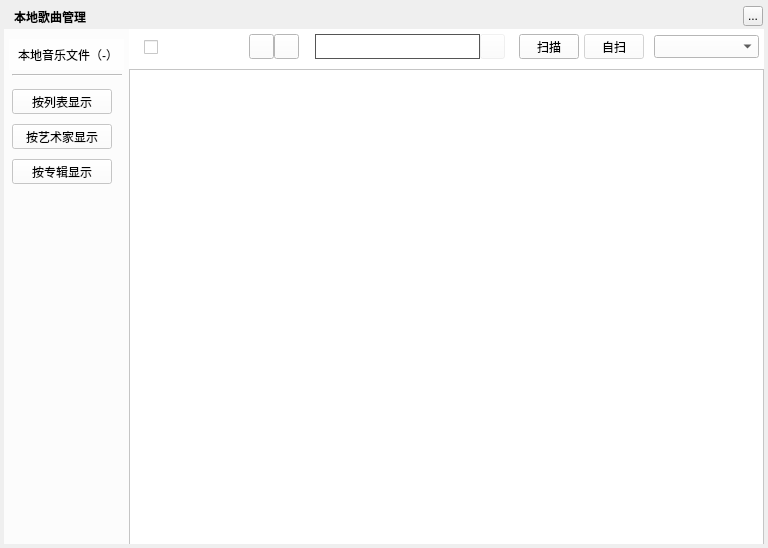
<?xml version="1.0" encoding="UTF-8"?>
<ui version="4.0">
 <class>MusicLocalSongsManagerWidget</class>
 <widget class="QWidget" name="MusicLocalSongsManagerWidget">
  <property name="geometry">
   <rect>
    <x>0</x>
    <y>0</y>
    <width>768</width>
    <height>548</height>
   </rect>
  </property>
  <property name="windowTitle">
   <string>本地歌曲管理</string>
  </property>
  <property name="styleSheet">
   <string notr="true"/>
  </property>
  <widget class="QLabel" name="background">
   <property name="geometry">
    <rect>
     <x>4</x>
     <y>4</y>
     <width>760</width>
     <height>540</height>
    </rect>
   </property>
   <property name="text">
    <string/>
   </property>
  </widget>
  <widget class="QLabel" name="topTitleName">
   <property name="geometry">
    <rect>
     <x>14</x>
     <y>4</y>
     <width>181</width>
     <height>25</height>
    </rect>
   </property>
   <property name="styleSheet">
    <string notr="true">color:&quot;#FFFFFF&quot;;font-weight:bold</string>
   </property>
   <property name="text">
    <string>本地歌曲管理</string>
   </property>
  </widget>
  <widget class="QToolButton" name="topTitleCloseButton">
   <property name="geometry">
    <rect>
     <x>743</x>
     <y>6</y>
     <width>20</width>
     <height>20</height>
    </rect>
   </property>
   <property name="text">
    <string>...</string>
   </property>
  </widget>
  <widget class="QWidget" name="backgroundMask1" native="true">
   <property name="geometry">
    <rect>
     <x>4</x>
     <y>29</y>
     <width>125</width>
     <height>515</height>
    </rect>
   </property>
   <property name="styleSheet">
    <string notr="true">background:rgba(255,255,255,200)</string>
   </property>
   <widget class="QPushButton" name="showlistButton">
    <property name="geometry">
     <rect>
      <x>8</x>
      <y>60</y>
      <width>100</width>
      <height>25</height>
     </rect>
    </property>
    <property name="text">
     <string>按列表显示</string>
    </property>
   </widget>
   <widget class="QPushButton" name="showArtButton">
    <property name="geometry">
     <rect>
      <x>8</x>
      <y>95</y>
      <width>100</width>
      <height>25</height>
     </rect>
    </property>
    <property name="text">
     <string>按艺术家显示</string>
    </property>
   </widget>
   <widget class="QLabel" name="songCountLabel">
    <property name="geometry">
     <rect>
      <x>5</x>
      <y>10</y>
      <width>115</width>
      <height>31</height>
     </rect>
    </property>
    <property name="text">
     <string> 本地音乐文件（-）</string>
    </property>
    <property name="alignment">
     <set>Qt::AlignCenter</set>
    </property>
    <property name="wordWrap">
     <bool>true</bool>
    </property>
   </widget>
   <widget class="Line" name="line">
    <property name="geometry">
     <rect>
      <x>8</x>
      <y>45</y>
      <width>110</width>
      <height>2</height>
     </rect>
    </property>
    <property name="orientation">
     <enum>Qt::Horizontal</enum>
    </property>
   </widget>
   <widget class="QPushButton" name="showAlbumButton">
    <property name="geometry">
     <rect>
      <x>8</x>
      <y>130</y>
      <width>100</width>
      <height>25</height>
     </rect>
    </property>
    <property name="text">
     <string>按专辑显示</string>
    </property>
   </widget>
  </widget>
  <widget class="QWidget" name="toolWidget" native="true">
   <property name="geometry">
    <rect>
     <x>129</x>
     <y>29</y>
     <width>635</width>
     <height>515</height>
    </rect>
   </property>
   <property name="styleSheet">
    <string notr="true">background:white;</string>
   </property>
   <widget class="QCheckBox" name="allSelectedcheckBox">
    <property name="geometry">
     <rect>
      <x>15</x>
      <y>10</y>
      <width>75</width>
      <height>16</height>
     </rect>
    </property>
   </widget>
   <widget class="QToolButton" name="auditionButton">
    <property name="geometry">
     <rect>
      <x>120</x>
      <y>5</y>
      <width>25</width>
      <height>25</height>
     </rect>
    </property>
   </widget>
   <widget class="QToolButton" name="addButton">
    <property name="geometry">
     <rect>
      <x>145</x>
      <y>5</y>
      <width>25</width>
      <height>25</height>
     </rect>
    </property>
   </widget>
   <widget class="QLineEdit" name="searchLineEdit">
    <property name="geometry">
     <rect>
      <x>186</x>
      <y>5</y>
      <width>165</width>
      <height>25</height>
     </rect>
    </property>
    <property name="styleSheet">
     <string notr="true">color:#6495ED;border: 1px solid #555;</string>
    </property>
   </widget>
   <widget class="QPushButton" name="scanButton">
    <property name="geometry">
     <rect>
      <x>390</x>
      <y>5</y>
      <width>60</width>
      <height>25</height>
     </rect>
    </property>
    <property name="text">
     <string>扫描</string>
    </property>
   </widget>
   <widget class="QPushButton" name="searchLineLabel">
    <property name="geometry">
     <rect>
      <x>351</x>
      <y>5</y>
      <width>25</width>
      <height>25</height>
     </rect>
    </property>
    <property name="cursor">
     <cursorShape>PointingHandCursor</cursorShape>
    </property>
    <property name="styleSheet">
     <string notr="true">border-image: url(:/tiny/btn_search_main_hover);
background:rgba(255,255,255,50)</string>
    </property>
    <property name="iconSize">
     <size>
      <width>25</width>
      <height>25</height>
     </size>
    </property>
   </widget>
   <widget class="QComboBox" name="filterComboBox">
    <property name="geometry">
     <rect>
      <x>525</x>
      <y>6</y>
      <width>105</width>
      <height>23</height>
     </rect>
    </property>
   </widget>
   <widget class="QWidget" name="backgroundMask2" native="true">
    <property name="geometry">
     <rect>
      <x>0</x>
      <y>0</y>
      <width>636</width>
      <height>40</height>
     </rect>
    </property>
    <property name="styleSheet">
     <string notr="true">background:rgba(255,255,255,150)</string>
    </property>
    <widget class="QPushButton" name="scanCustButton">
     <property name="geometry">
      <rect>
       <x>455</x>
       <y>5</y>
       <width>60</width>
       <height>25</height>
      </rect>
     </property>
     <property name="text">
      <string>自扫</string>
     </property>
    </widget>
   </widget>
   <widget class="QStackedWidget" name="stackedWidget">
    <property name="geometry">
     <rect>
      <x>0</x>
      <y>40</y>
      <width>635</width>
      <height>480</height>
     </rect>
    </property>
    <widget class="MusicLocalSongsTableWidget" name="songlistsTable"/>
    <widget class="MusicLocalSongsInfoTableWidget" name="songInfoTable"/>
   </widget>
   <zorder>backgroundMask2</zorder>
   <zorder>allSelectedcheckBox</zorder>
   <zorder>auditionButton</zorder>
   <zorder>addButton</zorder>
   <zorder>searchLineEdit</zorder>
   <zorder>scanButton</zorder>
   <zorder>searchLineLabel</zorder>
   <zorder>filterComboBox</zorder>
   <zorder>stackedWidget</zorder>
  </widget>
  <widget class="MusicGifLabelWidget" name="loadingLabel">
   <property name="geometry">
    <rect>
     <x>364</x>
     <y>235</y>
     <width>58</width>
     <height>58</height>
    </rect>
   </property>
   <property name="text">
    <string/>
   </property>
  </widget>
 </widget>
 <customwidgets>
  <customwidget>
   <class>MusicGifLabelWidget</class>
   <extends>QLabel</extends>
   <header>musicgiflabelwidget.h</header>
  </customwidget>
  <customwidget>
   <class>MusicLocalSongsTableWidget</class>
   <extends>QTableWidget</extends>
   <header>musiclocalsongstablewidget.h</header>
  </customwidget>
  <customwidget>
   <class>MusicLocalSongsInfoTableWidget</class>
   <extends>QTableWidget</extends>
   <header>musiclocalsongstablewidget.h</header>
  </customwidget>
 </customwidgets>
 <resources/>
 <connections/>
</ui>
